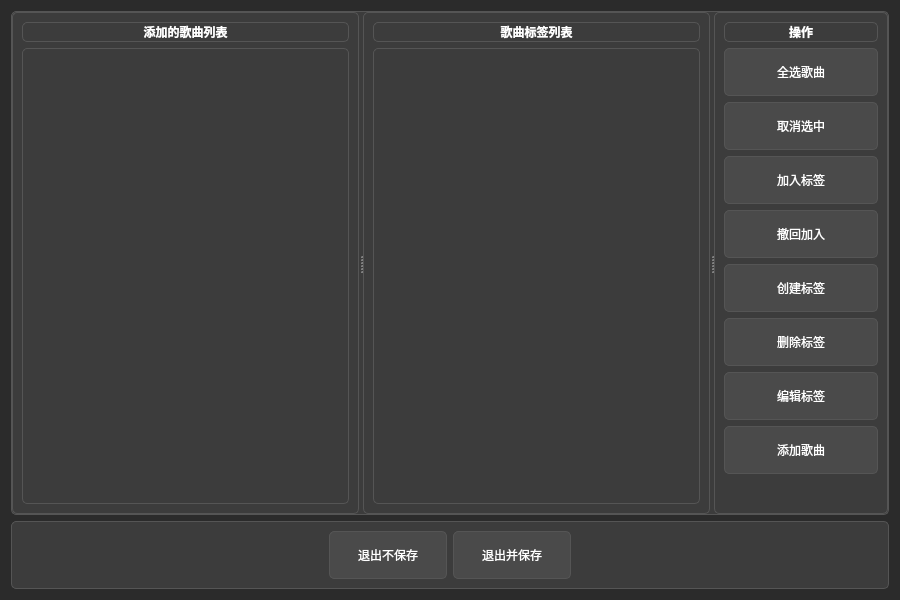
<?xml version="1.0" encoding="UTF-8"?>
<ui version="4.0">
 <class>AddSongDialog</class>
 <widget class="QDialog" name="AddSongDialog">
  <property name="geometry">
   <rect>
    <x>0</x>
    <y>0</y>
    <width>900</width>
    <height>600</height>
   </rect>
  </property>
  <property name="windowTitle">
   <string>添加歌曲界面</string>
  </property>
  <property name="modal">
   <bool>true</bool>
  </property>
  <property name="styleSheet">
   <string notr="true">QDialog {
    background-color: #2b2b2b;
    color: #ffffff;
}

QLabel {
    color: #ffffff;
    font-size: 12px;
}

QListWidget {
    background-color: #3c3c3c;
    border: 1px solid #555555;
    border-radius: 5px;
    padding: 5px;
    color: #ffffff;
}

QListWidget::item {
    padding: 8px;
    border-bottom: 1px solid #555555;
}

QListWidget::item:selected {
    background-color: #0078d4;
    color: #ffffff;
}

QListWidget::item:hover {
    background-color: #4a4a4a;
}

QPushButton {
    background-color: #4a4a4a;
    border: 1px solid #555555;
    border-radius: 5px;
    padding: 8px;
    color: #ffffff;
    min-width: 100px;
    min-height: 30px;
}

QPushButton:hover {
    background-color: #5a5a5a;
}

QPushButton:pressed {
    background-color: #666666;
}

QFrame {
    background-color: #3c3c3c;
    border: 1px solid #555555;
    border-radius: 5px;
}

QComboBox {
    background-color: #4a4a4a;
    border: 1px solid #555555;
    border-radius: 5px;
    padding: 5px;
    color: #ffffff;
    min-height: 25px;
}

QComboBox::drop-down {
    border: none;
    border-left: 1px solid #555555;
    width: 20px;
}

QComboBox::down-arrow {
    image: url(:/new/prefix1/images/fastForwardIcon.png);
    width: 12px;
    height: 12px;
}

QComboBox QAbstractItemView {
    background-color: #3c3c3c;
    border: 1px solid #555555;
    selection-background-color: #0078d4;
    color: #ffffff;
}
</string>
  </property>
  <layout class="QVBoxLayout" name="verticalLayout_main">
   <item>
    <widget class="QSplitter" name="splitter_content">
     <property name="orientation">
      <enum>Qt::Horizontal</enum>
     </property>
     <property name="childrenCollapsible">
      <bool>false</bool>
     </property>
     <widget class="QFrame" name="frame_added_songs">
      <property name="frameShape">
       <enum>QFrame::Box</enum>
      </property>
      <property name="frameShadow">
       <enum>QFrame::Raised</enum>
      </property>
      <layout class="QVBoxLayout" name="verticalLayout_added_songs">
       <item>
        <widget class="QLabel" name="label_added_songs">
         <property name="text">
          <string>添加的歌曲列表</string>
         </property>
         <property name="font">
          <font>
           <pointsize>14</pointsize>
           <weight>75</weight>
           <bold>true</bold>
          </font>
         </property>
         <property name="alignment">
          <set>Qt::AlignCenter</set>
         </property>
        </widget>
       </item>
       <item>
        <widget class="QListWidget" name="listWidget_added_songs">
         <property name="contextMenuPolicy">
          <enum>Qt::CustomContextMenu</enum>
         </property>
         <property name="dragDropMode">
          <enum>QAbstractItemView::DragDrop</enum>
         </property>
         <property name="selectionMode">
          <enum>QAbstractItemView::ExtendedSelection</enum>
         </property>
         <property name="toolTip">
          <string>显示已添加的音乐文件列表</string>
         </property>
        </widget>
       </item>
      </layout>
     </widget>
     <widget class="QFrame" name="frame_existing_tags">
      <property name="frameShape">
       <enum>QFrame::Box</enum>
      </property>
      <property name="frameShadow">
       <enum>QFrame::Raised</enum>
      </property>
      <layout class="QVBoxLayout" name="verticalLayout_existing_tags">
       <item>
        <widget class="QLabel" name="label_existing_tags">
         <property name="text">
          <string>歌曲标签列表</string>
         </property>
         <property name="font">
          <font>
           <pointsize>14</pointsize>
           <weight>75</weight>
           <bold>true</bold>
          </font>
         </property>
         <property name="alignment">
          <set>Qt::AlignCenter</set>
         </property>
        </widget>
       </item>
       <item>
        <widget class="QListWidget" name="listWidget_system_tags">
         <property name="contextMenuPolicy">
          <enum>Qt::CustomContextMenu</enum>
         </property>
         <property name="selectionMode">
          <enum>QAbstractItemView::ExtendedSelection</enum>
         </property>
         <property name="dragDropMode">
          <enum>QAbstractItemView::InternalMove</enum>
         </property>
         <property name="toolTip">
          <string>歌曲标签列表，支持拖拽调整位置</string>
         </property>
        </widget>
       </item>

      </layout>
     </widget>
     <widget class="QFrame" name="frame_operations">
      <property name="frameShape">
       <enum>QFrame::Box</enum>
      </property>
      <property name="frameShadow">
       <enum>QFrame::Raised</enum>
      </property>
      <property name="maximumSize">
       <size>
        <width>180</width>
        <height>16777215</height>
       </size>
      </property>
      <layout class="QVBoxLayout" name="verticalLayout_operations">
       <item>
        <widget class="QLabel" name="label_operations">
         <property name="text">
          <string>操作</string>
         </property>
         <property name="font">
          <font>
           <pointsize>14</pointsize>
           <weight>75</weight>
           <bold>true</bold>
          </font>
         </property>
         <property name="alignment">
          <set>Qt::AlignCenter</set>
         </property>
        </widget>
       </item>
       <item>
        <widget class="QPushButton" name="pushButton_select_all">
         <property name="text">
          <string>全选歌曲</string>
         </property>
         <property name="toolTip">
          <string>选择所有歌曲</string>
         </property>
        </widget>
       </item>
       <item>
        <widget class="QPushButton" name="pushButton_deselect_all">
         <property name="text">
          <string>取消选中</string>
         </property>
         <property name="toolTip">
          <string>取消选中所有歌曲</string>
         </property>
        </widget>
       </item>
       <item>
        <widget class="QPushButton" name="pushButton_add_to_tag">
         <property name="text">
          <string>加入标签</string>
         </property>
         <property name="icon">
          <iconset resource="icon.qrc">
           <normaloff>:/new/prefix1/images/addToListIcon.png</normaloff>:/new/prefix1/images/addToListIcon.png</iconset>
         </property>
         <property name="toolTip">
          <string>将选中的歌曲添加到选中的标签中</string>
         </property>
        </widget>
       </item>
       <item>
        <widget class="QPushButton" name="pushButton_undo_add">
         <property name="text">
          <string>撤回加入</string>
         </property>
         <property name="icon">
          <iconset resource="icon.qrc">
           <normaloff>:/new/prefix1/images/undoIcon.png</normaloff>:/new/prefix1/images/undoIcon.png</iconset>
         </property>
         <property name="toolTip">
          <string>撤回上一次的加入标签操作</string>
         </property>
        </widget>
       </item>
       <item>
        <widget class="QPushButton" name="pushButton_create_tag">
         <property name="text">
          <string>创建标签</string>
         </property>
         <property name="icon">
          <iconset resource="icon.qrc">
           <normaloff>:/new/prefix1/images/createIcon.png</normaloff>:/new/prefix1/images/createIcon.png</iconset>
         </property>
         <property name="toolTip">
          <string>创建新的音乐标签</string>
         </property>
        </widget>
       </item>
       <item>
        <widget class="QPushButton" name="pushButton_delete_tag">
         <property name="text">
          <string>删除标签</string>
         </property>
         <property name="icon">
          <iconset resource="icon.qrc">
           <normaloff>:/new/prefix1/images/deleteIcon.png</normaloff>:/new/prefix1/images/deleteIcon.png</iconset>
         </property>
         <property name="toolTip">
          <string>删除选中的标签（系统标签不可删除）</string>
         </property>
        </widget>
       </item>
       <item>
        <widget class="QPushButton" name="pushButton_edit_tag">
         <property name="text">
          <string>编辑标签</string>
         </property>
         <property name="icon">
          <iconset resource="icon.qrc">
           <normaloff>:/new/prefix1/images/editLabel.png</normaloff>:/new/prefix1/images/editLabel.png</iconset>
         </property>
         <property name="toolTip">
          <string>编辑选中标签的名称和封面</string>
         </property>
        </widget>
       </item>
       <item>
        <widget class="QPushButton" name="pushButton_add_songs">
         <property name="text">
          <string>添加歌曲</string>
         </property>
         <property name="icon">
          <iconset resource="icon.qrc">
           <normaloff>:/new/prefix1/images/addMusicIcon.png</normaloff>:/new/prefix1/images/addMusicIcon.png</iconset>
         </property>
         <property name="toolTip">
          <string>从本地文件系统添加更多歌曲</string>
         </property>
        </widget>
       </item>
       <item>
        <spacer name="verticalSpacer_operations">
         <property name="orientation">
          <enum>Qt::Vertical</enum>
         </property>
         <property name="sizeHint" stdset="0">
          <size>
           <width>20</width>
           <height>40</height>
          </size>
         </property>
        </spacer>
       </item>
      </layout>
     </widget>
    </widget>
   </item>
   <item>
    <widget class="QFrame" name="frame_dialog_buttons">
     <property name="frameShape">
      <enum>QFrame::NoFrame</enum>
     </property>
     <property name="frameShadow">
      <enum>QFrame::Plain</enum>
     </property>
     <property name="maximumSize">
      <size>
       <width>16777215</width>
       <height>80</height>
      </size>
     </property>
     <layout class="QHBoxLayout" name="horizontalLayout_dialog_buttons">
      <item>
       <spacer name="horizontalSpacer_left">
        <property name="orientation">
         <enum>Qt::Horizontal</enum>
        </property>
        <property name="sizeHint" stdset="0">
         <size>
          <width>40</width>
          <height>20</height>
         </size>
        </property>
       </spacer>
      </item>
      <item>
       <widget class="QPushButton" name="pushButton_exit_discard">
        <property name="text">
         <string>退出不保存</string>
        </property>
        <property name="icon">
         <iconset resource="icon.qrc">
          <normaloff>:/new/prefix1/images/exit-discardChangesIcon.png</normaloff>:/new/prefix1/images/exit-discardChangesIcon.png</iconset>
        </property>
        <property name="toolTip">
         <string>退出对话框并丢弃所有更改</string>
        </property>
       </widget>
      </item>
      <item>
       <widget class="QPushButton" name="pushButton_exit_save">
        <property name="text">
         <string>退出并保存</string>
        </property>
        <property name="icon">
         <iconset resource="icon.qrc">
          <normaloff>:/new/prefix1/images/exit-SaveIcon.png</normaloff>:/new/prefix1/images/exit-SaveIcon.png</iconset>
        </property>
        <property name="toolTip">
         <string>保存所有更改并退出对话框</string>
        </property>
       </widget>
      </item>
      <item>
       <spacer name="horizontalSpacer_right">
        <property name="orientation">
         <enum>Qt::Horizontal</enum>
        </property>
        <property name="sizeHint" stdset="0">
         <size>
          <width>40</width>
          <height>20</height>
         </size>
        </property>
       </spacer>
      </item>
     </layout>
    </widget>
   </item>
  </layout>
 </widget>
 <resources>
  <include location="icon.qrc"/>
 </resources>
 <connections>
  <connection>
   <sender>pushButton_exit_discard</sender>
   <signal>clicked()</signal>
   <receiver>AddSongDialog</receiver>
   <slot>reject()</slot>
   <hints>
    <hint type="sourcelabel">
     <x>320</x>
     <y>555</y>
    </hint>
    <hint type="destinationlabel">
     <x>449</x>
     <y>299</y>
    </hint>
   </hints>
  </connection>
  <connection>
   <sender>pushButton_exit_save</sender>
   <signal>clicked()</signal>
   <receiver>AddSongDialog</receiver>
   <slot>accept()</slot>
   <hints>
    <hint type="sourcelabel">
     <x>580</x>
     <y>555</y>
    </hint>
    <hint type="destinationlabel">
     <x>449</x>
     <y>299</y>
    </hint>
   </hints>
  </connection>
 </connections>
</ui>
